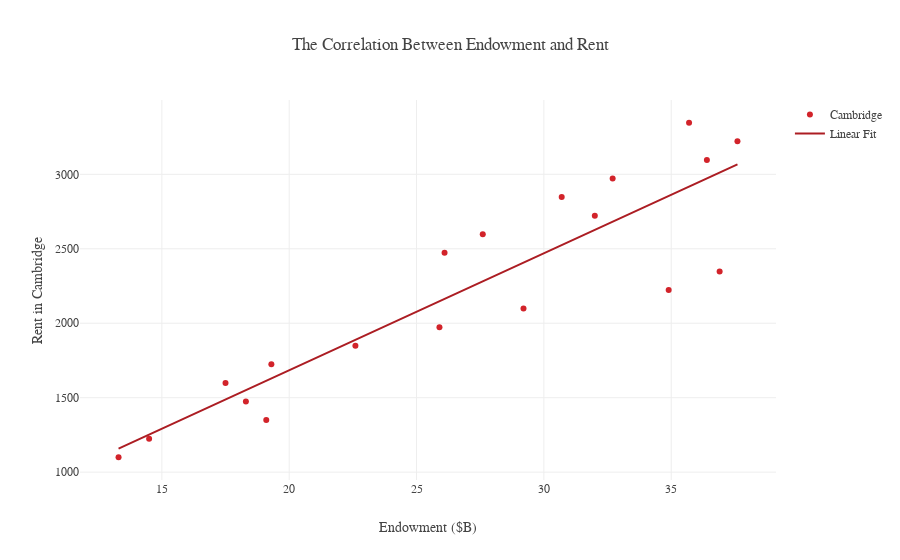

Notebook code for this chart:
### Code cell
endow_rent = grapher(x, y, "Cambridge", "The Correlation Between Endowment and Rent", "Rent in Cambridge", "Endowment ($B)", "endow_rent")
causal_endow_rent = X.zplot(x='x', y='y', z=['z1', 'z2'], z_types={'z1': 'c', 'z2': 'c'}, kind='line', title='The Controlled Correlation Between Endowment and Rent')
causal_endow_rent.set(xlabel="Endowment ($)", ylabel="Rent in Cambridge ($)")
fig = causal_endow_rent.get_figure()
ax = plt.gca()
ax.set_frame_on(False)
ax.get_yaxis().set_visible(False)
ax.legend_.remove()
fig.savefig('images/rent_endow.svg', format='svg', dpi=1200, bbox_inches='tight')

### Figure 1 — Plotly figure (JSON) as saved in the notebook; plotly's stock layout.template omitted (floating-point values rounded to 4 significant figures)
{"data": [{"marker": {"color": "#D2232A"}, "mode": "markers", "name": "Cambridge", "type": "scatter", "uid": "5ba8b118-b498-11e8-8858-f21898379586", "x": [13.3, 14.5, 19.1, 18.3, 17.5, 19.3, 22.6, 25.9, 29.2, 34.9, 36.9, 26.1, 27.6, 32, 30.7, 32.7, 36.4, 37.6, 35.7], "y": [1100, 1225.0, 1350.0, 1474.0, 1599.0, 1724, 1849.0, 1974.0, 2098.0, 2223.0, 2348, 2473.0, 2598.0, 2722.0, 2847.0, 2972, 3097.0, 3222.0, 3346.0]}, {"marker": {"color": "#AC1D23"}, "mode": "lines", "name": "Linear Fit", "type": "scatter", "uid": "5ba8b26c-b498-11e8-9abd-f21898379586", "x": [13.3, 14.5, 19.1, 18.3, 17.5, 19.3, 22.6, 25.9, 29.2, 34.9, 36.9, 26.1, 27.6, 32, 30.7, 32.7, 36.4, 37.6, 35.7], "y": [1158.0, 1252.0, 1614.0, 1551.0, 1488.0, 1629.0, 1889.0, 2148.0, 2407.0, 2855.0, 3012.0, 2164.0, 2281.0, 2627.0, 2525.0, 2682.0, 2973.0, 3067.0, 2918.0]}], "layout": {"font": {"family": "Gotham", "size": 12}, "title": "The Correlation Between Endowment and Rent", "xaxis": {"title": "Endowment ($B)"}, "yaxis": {"title": "Rent in Cambridge"}}}
